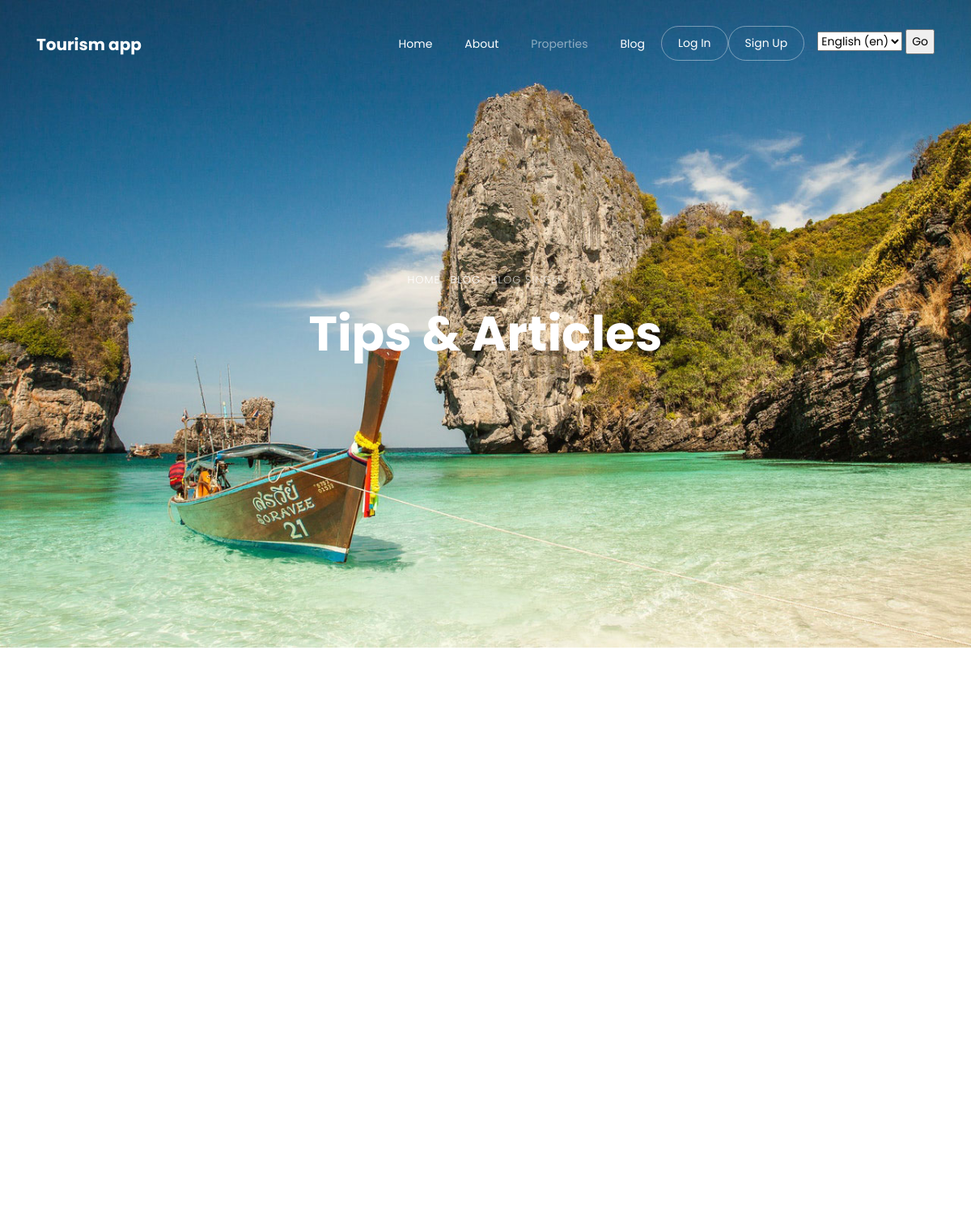
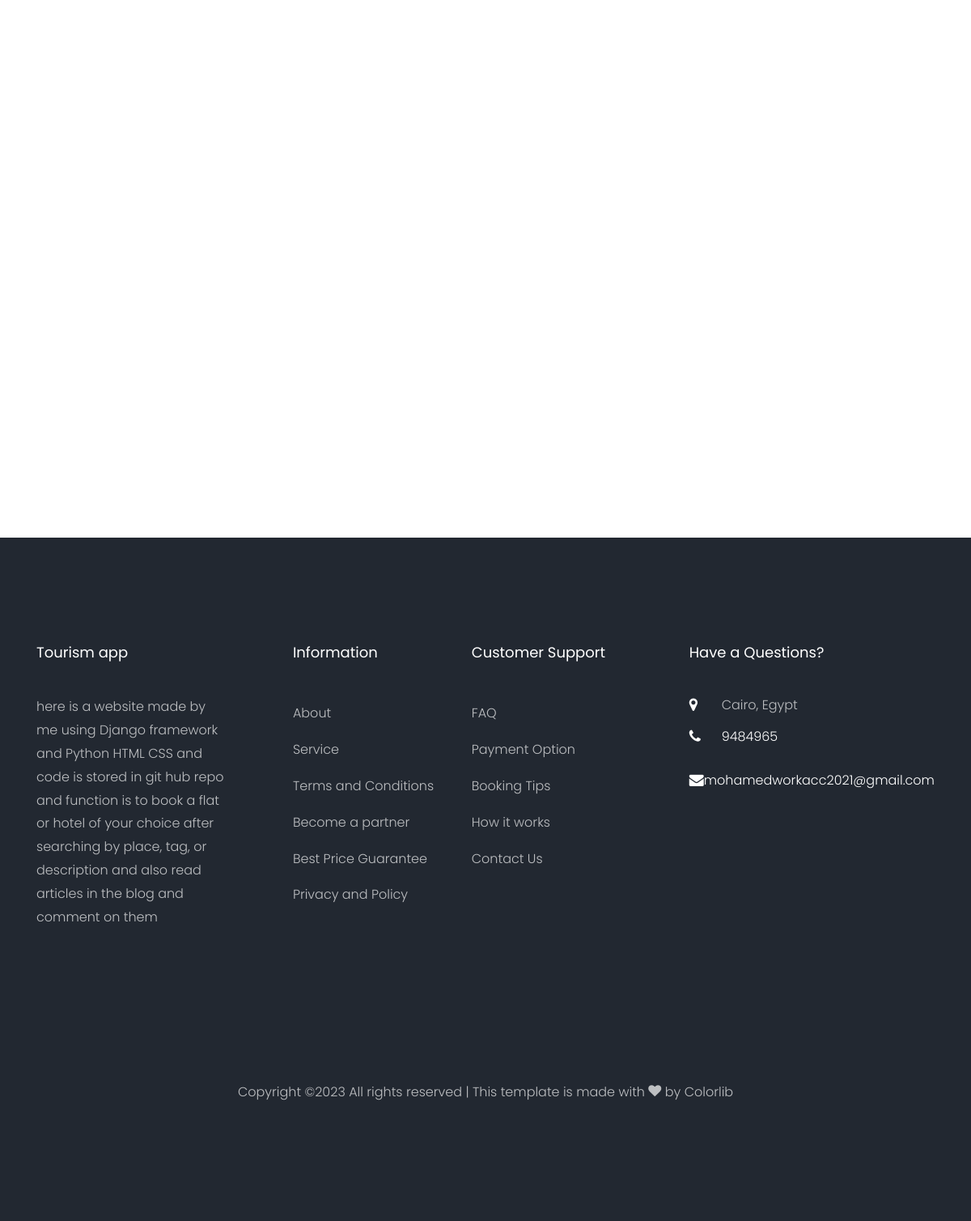
The page /blog/tourism-topic-1 on the database its author committed (2 pictures, top to bottom).
### settings/models.py (models this page shows, shortened)
class Settings(models.Model):
    site_name = models.CharField(max_length=50)
    logo = models.ImageField(upload_to='settings/')
    phone_number = models.CharField (max_length=20)
    email = models.EmailField(max_length=254)
    description = models.TextField(max_length=300)
    fb_link = models.URLField(max_length=200)
    in_link = models.URLField(max_length=200)
    tw_link = models.URLField(max_length=200)
    address = models.CharField(max_length=200,default="Cairo, Egypt")

### blog/views.py (the view)
# urls.py: path('<slug:slug>', PostDetail.as_view(), name='post_detail'),
class PostDetail(DetailView):
    model = Post
    def get_context_data(self, **kwargs: Any):
        context = super().get_context_data(**kwargs)
        context["categories"] = Category.objects.all().annotate(post_count=Count('post_category'))
        context["tags"] = Tag.objects.all()
        context["recent_posts"] = Post.objects.all()[:3]
        return context

### blog/models.py (called while the page is built)
    def __str__(self):
       return self.title

    def get_absolute_url(self):
        return reverse("blog:post_detail", kwargs={"slug": self.slug})

    def __str__(self):
       return self.name

### blog/templates/blog/post_detail.html (shortened to what this page needs)
{% extends 'base.html' %}
{% load static %}
{% block body  %}
    <div class="hero-wrap js-fullheight" style="background-image: url({% static 'images/bg_4.jpg' %});">
      <div class="container">
        <div class="row no-gutters slider-text js-fullheight align-items-center justify-content-center" data-scrollax-parent="true">
          <div class="col-md-9 ftco-animate text-center" data-scrollax=" properties: { translateY: '70%' }">
            <p class="breadcrumbs" data-scrollax="properties: { translateY: '30%', opacity: 1.6 }"><span class="mr-2"><a href="index.html">Home</a></span> <span class="mr-2"><a href="blog.html">Blog</a></span> <span>Blog Single</span></p>
            <h1 class="mb-3 bread" data-scrollax="properties: { translateY: '30%', opacity: 1.6 }">Tips &amp; Articles</h1>
          </div>
        </div>
      </div>
    </div>
    <section class="ftco-section ftco-degree-bg">
      <div class="container">
        <div class="row">
      </div>
    </section>
{% endblock body %}

### templates/base.html (shortened to what this page needs)
{% load static %}
{% load i18n %}
<!DOCTYPE html>
<html lang="en">
  <head>
    <link rel="stylesheet" href="{% static 'css/open-iconic-bootstrap.min.css' %}">
    <link rel="stylesheet" href="{% static 'css/animate.css' %}">
    <link rel="stylesheet" href="{% static 'css/owl.carousel.min.css' %}">
    <link rel="stylesheet" href="{% static 'css/owl.theme.default.min.css' %}">
    <link rel="stylesheet" href="{% static 'css/magnific-popup.css' %}">
    <link rel="stylesheet" href="{% static 'css/aos.css' %}">
    <link rel="stylesheet" href="{% static 'css/ionicons.min.css' %}">
    <link rel="stylesheet" href="{% static 'css/bootstrap-datepicker.css' %}">
    <link rel="stylesheet" href="{% static 'css/jquery.timepicker.css' %}">
    <link rel="stylesheet" href="{% static 'css/flaticon.css' %}">
    <link rel="stylesheet" href="{% static 'css/icomoon.css' %}">
    <link rel="stylesheet" href="{% static 'css/style.css' %}">
  </head>
  <body>
  <nav class="navbar navbar-expand-lg navbar-dark ftco_navbar bg-dark ftco-navbar-light" id="ftco-navbar">
    <div class="container">
      <a class="navbar-brand" href="/">{{myfooter.site_name}}</a>
      <div class="collapse navbar-collapse" id="ftco-nav">
        <ul class="navbar-nav ml-auto">
          <li class="nav-item"><a href="/" class="nav-link">{% translate "Home" %}</a></li>
          <li class="nav-item"><a href="{% url 'about:about'%}" class="nav-link">{% translate "About" %}</a></li>
          <li class="nav-item active"><a href="{% url 'property:property_list'%}" class="nav-link">{% translate "Properties" %}</a></li>
          <li class="nav-item"><a href="{% url 'blog:post_list'%}" class="nav-link">{% translate "Blog" %}</a></li>
          {% if request.user.is_authenticated %}
          <li class="nav-item cta"><a href="{% url 'accounts:logout' %}" class="nav-link"><span>{% translate "Log Out" %}</span></a></li>
          <li class="nav-item cta"><a href="{% url 'accounts:profile' %}" class="nav-link"><span>{% translate "Profile" %}</span></a></li>
      {% else %}
          <li class="nav-item cta"><a href="{% url 'accounts:login' %}" class="nav-link"><span>{% translate "Log In" %}</span></a></li>
          <li class="nav-item cta"><a href="{% url 'accounts:register' %}" class="nav-link"><span>{% translate "Sign Up" %}</span></a></li>
      {% endif %}
      <div class="ml-3 mt-2">
      <form action="{% url 'set_language' %}" method="post">{% csrf_token %}
        <select name="language">
            {% get_current_language as LANGUAGE_CODE %}
            {% get_available_languages as LANGUAGES %}
            {% get_language_info_list for LANGUAGES as languages %}
            {% for language in languages %}
                <option value="{{ language.code }}"{% if language.code == LANGUAGE_CODE %} selected{% endif %}>
                    {{ language.name_local }} ({{ language.code }})
                </option>
            {% endfor %}
        </select>
        <input type="submit" value="Go">
    </form>
  </div>
        </ul>
      </div>
    </div>
  </nav>
    {% block body %}
    {% endblock body %}
    <footer class="ftco-footer ftco-bg-dark ftco-section">
      <div class="container">
        <div class="row mb-5">
          <div class="col-md">
            <div class="ftco-footer-widget mb-4">
              <h2 class="ftco-heading-2">{{myfooter.site_name}}</h2>
              <p>{{myfooter.description}}</p>
              <ul class="ftco-footer-social list-unstyled float-md-left float-lft mt-5">
              </ul>
            </div>
          </div>
          <div class="col-md">
            <div class="ftco-footer-widget mb-4 ml-md-5">
              <h2 class="ftco-heading-2">Information</h2>
              <ul class="list-unstyled">
                <li><a href="#" class="py-2 d-block">About</a></li>
                <li><a href="#" class="py-2 d-block">Service</a></li>
                <li><a href="#" class="py-2 d-block">Terms and Conditions</a></li>
                <li><a href="#" class="py-2 d-block">Become a partner</a></li>
                <li><a href="#" class="py-2 d-block">Best Price Guarantee</a></li>
                <li><a href="#" class="py-2 d-block">Privacy and Policy</a></li>
              </ul>
            </div>
          </div>
          <div class="col-md">
             <div class="ftco-footer-widget mb-4">
              <h2 class="ftco-heading-2">Customer Support</h2>
              <ul class="list-unstyled">
                <li><a href="#" class="py-2 d-block">FAQ</a></li>
                <li><a href="#" class="py-2 d-block">Payment Option</a></li>
                <li><a href="#" class="py-2 d-block">Booking Tips</a></li>
                <li><a href="#" class="py-2 d-block">How it works</a></li>
                <li><a href="#" class="py-2 d-block">Contact Us</a></li>
              </ul>
            </div>
          </div>
          <div class="col-md">
            <div class="ftco-footer-widget mb-4">
            	<h2 class="ftco-heading-2">Have a Questions?</h2>
            	<div class="block-23 mb-3">
	              <ul>
	                <li><span class="icon icon-map-marker"></span><span class="text">{{ myfooter.address }}</span></li>
	                <li><a href="#"><span class="icon icon-phone"></span><span class="text">{{myfooter.phone_number}}</span></a></li>
	                <li><a href="#"><span class="icon icon-envelope"></span><span class="text">{{myfooter.email}}</span></a></li>
	              </ul>
	            </div>
            </div>
          </div>
        </div>
        <div class="row">
          <div class="col-md-12 text-center">
            <p>
  Copyright &copy;<script>document.write(new Date().getFullYear());</script> All rights reserved | This template is made with <i class="icon-heart" aria-hidden="true"></i> by <a href="https://colorlib.com" target="_blank">Colorlib</a>
  </p>
          </div>
        </div>
      </div>
    </footer>
  </body>
</html>

### static/css/icomoon.css (style rules this page uses)
[class^="icon-"], [class*=" icon-"] { font-family: 'icomoon' !important; speak: none; font-style: normal; font-weight: normal; font-variant: normal; text-transform: none; line-height: 1; -webkit-font-smoothing: antialiased; -moz-osx-font-smoothing: grayscale; }
.icon-heart:before { content: "\f004"; }
.icon-map-marker:before { content: "\f041"; }
.icon-phone:before { content: "\f095"; }
.icon-envelope:before { content: "\f0e0"; }

### rows shown on the page
Settings: site_name "Tourism app", description "here is a website made by me using Django framework and Python HTML CSS and code is stored in git hub repo and function is to book a flat or hotel of your choice after searching by place, tag, or description and also read articles in the blog and comment on them", address "Cairo, Egypt", phone_number "9484965", email "mohamedworkacc2021@gmail.com"

### other values the page prints
form field language "English (en)"
